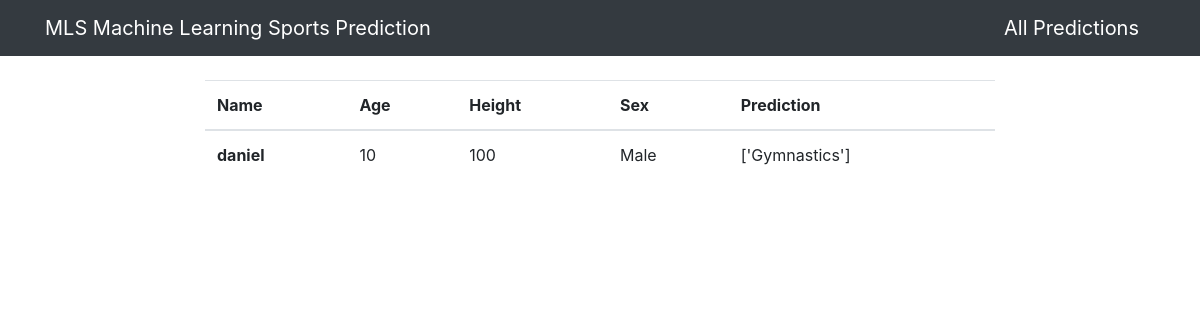
The page /predictions/ on the database as committed earlier.
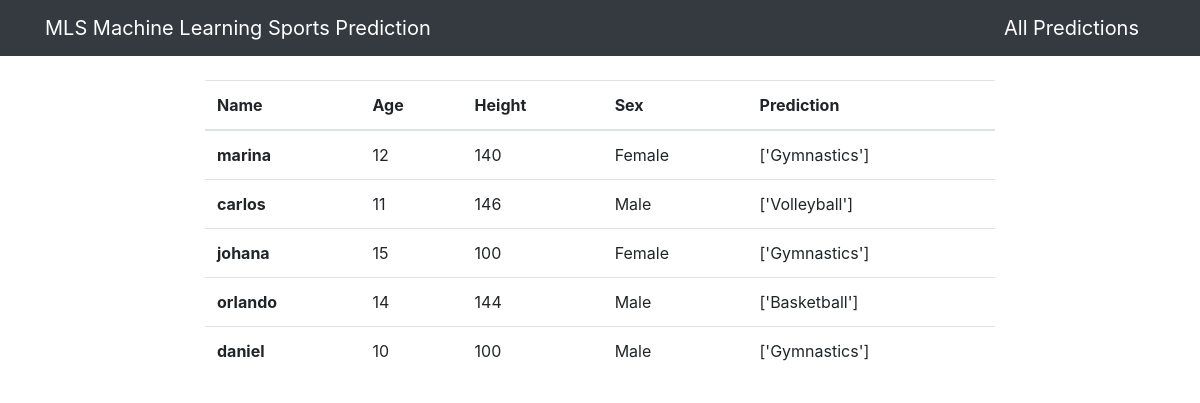
The same page on the database as committed later.
### mlsapp/models.py (models this page shows, shortened)
class Data(models.Model):
    name = models.CharField(max_length=100, null=True)
    age = models.PositiveIntegerField(
        validators = [
            MinValueValidator(8),
            MaxValueValidator(17)
        ],
        null=True)
    height = models.PositiveIntegerField(null=True)
    sex = models.PositiveIntegerField(choices=GENDER, null=True)
    predictions = models.CharField(max_length=100, blank=True)
    date = models.DateTimeField(auto_now_add=True)
    class Meta:
        ordering = ['-date']

### mlsapp/views.py (the view)
# urls.py: path('predictions/', views.predictions, name='mlsapp-predictions')
def predictions(request):
    predicted_sports = Data.objects.all()
    context = {
        'predicted_sports': predicted_sports
    }
    return render(request, 'mlsapp/predictions.html', context)

### templates/mlsapp/predictions.html (shortened to what this page needs)
{% extends 'partials/base.html' %}
{% block content %}
<div clas="container">
    <div class="row mt-4">
        <div class="col-md-8 offset-md-2">
            <table class="table">
                <thead>
                  <tr>
                    <th scope="col">Name</th>
                    <th scope="col">Age</th>
                    <th scope="col">Height</th>
                    <th scope="col">Sex</th>
                    <th scope="col">Prediction</th>
                  </tr>
                </thead>
                <tbody>
                  {% for data in predicted_sports %}
                  <tr>
                    <th scope="row">{{ data.name }}</th>
                    <td>{{ data.age }}</td>
                    <td>{{ data.height }}</td>
                    <td>{% if data.sex == 0 %}
                          Female
                        {%else %}
                          Male
                        {% endif %}
                    </td>
                    <td>{{ data.predictions }}</td>
                  </tr>
                  {% endfor %}
                </tbody>
              </table>
        </div>
    </div>
</div>
{% endblock %}

### templates/partials/base.html (shortened to what this page needs)
<!doctype html>
<html lang="en">
  <head>
    <link rel="stylesheet" href="https://stackpath.bootstrapcdn.com/bootstrap/4.3.1/css/bootstrap.min.css">
  </head>
  <body>
    {% include 'partials/nav.html' %}
    {% block content %}
    {% endblock %}
  </body>
</html>

### templates/partials/nav.html
<nav class="navbar navbar-dark bg-dark">
    <div class="container">
        <a class="navbar-brand" href="{% url 'mlsapp-index' %}">MLS Machine Learning Sports Prediction</a>
        <a class="navbar-brand ml-auto" href="{% url 'mlsapp-predictions' %}">All Predictions</a>
    </div>
</nav>

Rows that differ between the two databases and show on the page:
added Data: name "marina", age "12", height "140", sex "Female", predictions "['Gymnastics']"
added Data: name "carlos", age "11", height "146", sex "Male", predictions "['Volleyball']"
added Data: name "johana", age "15", height "100", sex "Female", predictions "['Gymnastics']"
added Data: name "orlando", age "14", height "144", sex "Male", predictions "['Basketball']"
